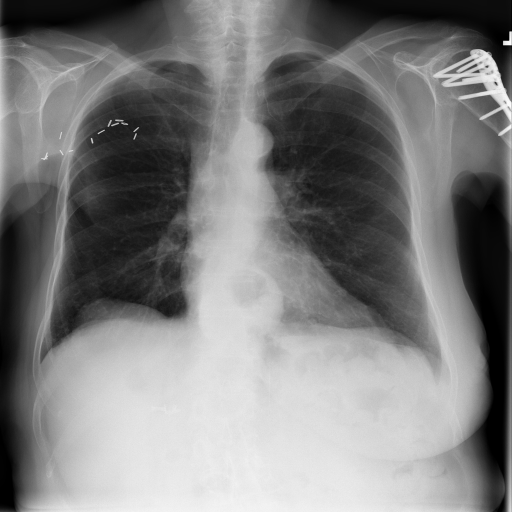
#> input picture python/img_test.png, 1024 x 1024 px (shown at 1/2 size)
$ jupyter execute --allow-errors test.ipynb
#> lines starting #> are read from the running program, lines starting #| are printed output that depends on the picture
[cell 1]
# Testing Paru

import cv2
import numpy as np
import requests

def prepare_image(image_path):
#> called with image_path = './img_test.png'
    img = cv2.imread(image_path)
#> img is the input picture: shape (1024, 1024, 3); min 0, max 255, mean 125.3
    img = cv2.cvtColor(img, cv2.COLOR_BGR2RGB)
    img = cv2.resize(img, (224,224))
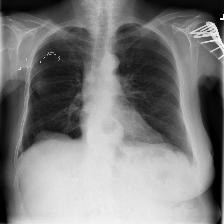
#> img: shape (224, 224, 3); min 0, max 255, mean 125.3
    img = img.astype(np.float32) / 255.0
    img = np.expand_dims(img, axis=0)
    return img.tolist()

image_path = './img_test.png'
image = prepare_image(image_path)
#> image = 1 item

data = {"instances": image}  # Konversi ke daftar Python agar dapat di-serialize menjadi JSON

url = 'https://medical-math-model-paru.onrender.com/v1/models/paru:predict'

#> (the rest of this cell did not finish here and is left out)

[cell 2]
import json, requests
import numpy as np
from tensorflow.keras.preprocessing.text import Tokenizer
from tensorflow.keras.preprocessing.sequence import pad_sequences
from sklearn.preprocessing import MultiLabelBinarizer

URL_MODEL_JANTUNG = "https://medical-math-model-jantung.onrender.com/v1/models"

with open('./tokenizer.json', 'r') as f:
#> (reads python/tokenizer.json from the repository)
